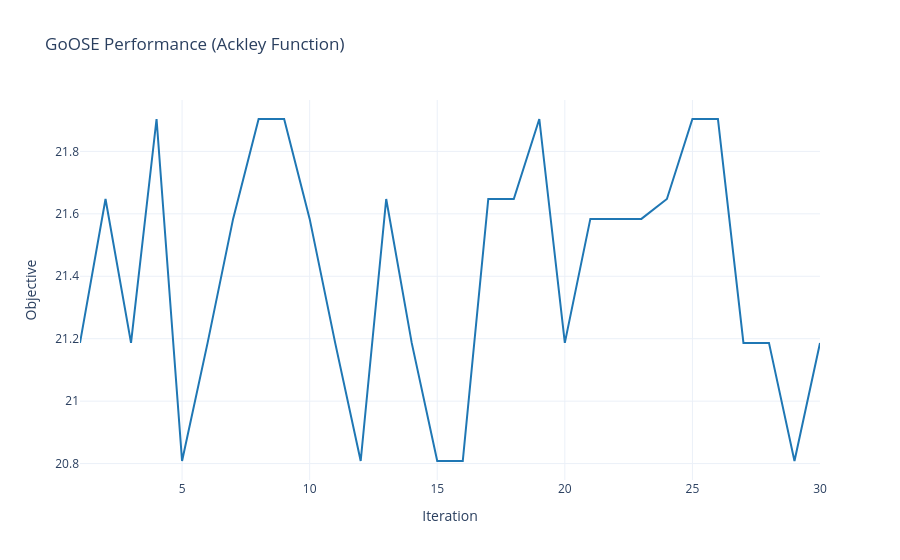

The cell this chart's notebook holds for it:
### Code cell
import plotly.graph_objects as go
import numpy as np
import torch

def plot_safeopt_objective_plotly(y_safe: torch.Tensor, num_initial_samples: int):
    # 1. Extract only the objective values evaluated DURING the loop
    # We flatten the array so Plotly can read it easily as a 1D list
    y_evaluated = y_safe[num_initial_samples:].detach().cpu().numpy().flatten()
    iterations = np.arange(1, len(y_evaluated) + 1)

    # 2. Initialize the Plotly figure
    fig = go.Figure()

    # 3. Add the SafeOpt objective line (expect high fluctuations!)
    fig.add_trace(
        go.Scatter(
            x=iterations, 
            y=y_evaluated, 
            mode='lines', 
            name='SafeOpt',
            line=dict(color='#1f77b4')
        )
    )

    # 4. Add the dashed red line for the 'minimum value' benchmark (0.0 for Ackley)
    fig.add_trace(
        go.Scatter(
            x=[iterations, iterations[-1]], 
            y=[0.0, 0.0], 
            mode='lines', 
            name='minimum value',
            line=dict(color='firebrick', dash='dash')
        )
    )

    # 5. Format the layout to match the paper's style
    fig.update_layout(
        title='GoOSE Performance (Ackley Function)',
        xaxis_title='Iteration',
        yaxis_title='Objective',
        template='plotly_white', # Gives a clean background similar to matplotlib
        legend=dict(
            yanchor="top",
            y=0.99,
            xanchor="right",
            x=0.99
        )
    )
    
    fig.show(renderer="vscode") 

plot_safeopt_objective_plotly(
    y_safe=y_safe,
    num_initial_samples=num_samples
)

### Figure 1 — Plotly figure (JSON) as saved in the notebook; plotly's stock layout.template omitted (floating-point values rounded to 4 significant figures)
{"data": [{"line": {"color": "#1f77b4"}, "mode": "lines", "name": "SafeOpt", "type": "scatter", "x": [1, 2, 3, 4, 5, 6, 7, 8, 9, 10, 11, 12, 13, 14, 15, 16, 17, 18, 19, 20, 21, 22, 23, 24, 25, 26, 27, 28, 29, 30], "y": [21.19, 21.65, 21.19, 21.9, 20.81, 21.19, 21.58, 21.9, 21.9, 21.58, 21.19, 20.81, 21.65, 21.19, 20.81, 20.81, 21.65, 21.65, 21.9, 21.19, 21.58, 21.58, 21.58, 21.65, 21.9, 21.9, 21.19, 21.19, 20.81, 21.19]}, {"line": {"color": "firebrick", "dash": "dash"}, "mode": "lines", "name": "minimum value", "type": "scatter", "x": [[1, 2, 3, 4, 5, 6, 7, 8, 9, 10, 11, 12, 13, 14, 15, 16, 17, 18, 19, 20, 21, 22, 23, 24, 25, 26, 27, 28, 29, 30], 30], "y": [0, 0]}], "layout": {"legend": {"x": 0.99, "xanchor": "right", "y": 0.99, "yanchor": "top"}, "title": {"text": "GoOSE Performance (Ackley Function)"}, "xaxis": {"title": {"text": "Iteration"}}, "yaxis": {"title": {"text": "Objective"}}}}
